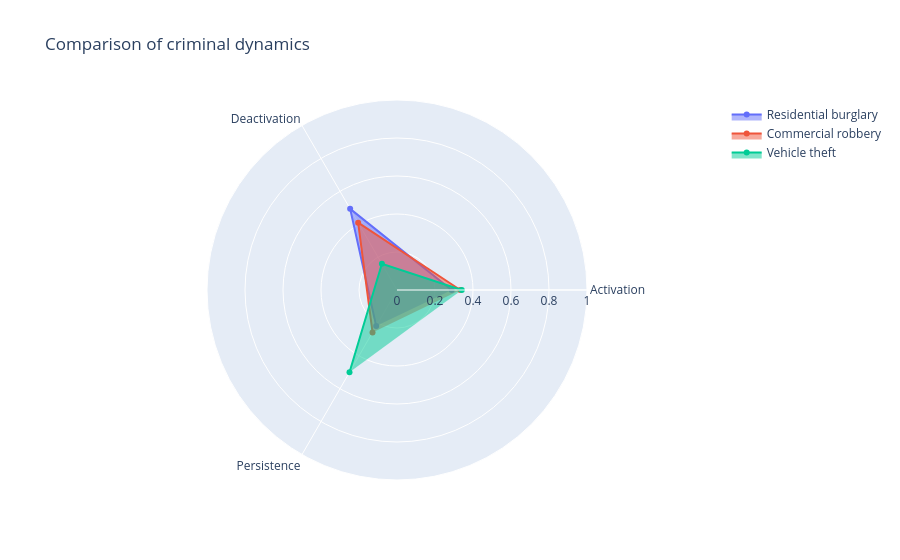

This figure's notebook cell:
### Markdown cell above
# Spider Chart

### Code cell
try: 
    crimenes = [I0[:3],I1[:3],I2[:3]]
    nombres = ['Residential burglary', 'Commercial robbery', 'Vehicle theft']
    fig = radar_multiple(crimenes, nombres)
    fig.write_image("IRpatterns.png")
    fig.show() 
        
except Exception as e:
    print(f"Error creating spider chart: {e}")

### Figure 1 — Plotly figure (JSON) as saved in the notebook; plotly's stock layout.template omitted (floating-point values rounded to 4 significant figures)
{"data": [{"fill": "toself", "name": "Residential burglary", "r": [0.2877, 0.4932, 0.2192], "theta": ["Activation", "Deactivation", "Persistence"], "type": "scatterpolar"}, {"fill": "toself", "name": "Commercial robbery", "r": [0.3333, 0.4091, 0.2576], "theta": ["Activation", "Deactivation", "Persistence"], "type": "scatterpolar"}, {"fill": "toself", "name": "Vehicle theft", "r": [0.3409, 0.1591, 0.5], "theta": ["Activation", "Deactivation", "Persistence"], "type": "scatterpolar"}], "layout": {"autosize": true, "font": {"size": 12}, "polar": {"angularaxis": {"type": "category"}, "radialaxis": {"autorange": false, "range": [0, 1], "type": "linear", "visible": true}}, "title": {"text": "Comparison of criminal dynamics"}}}
